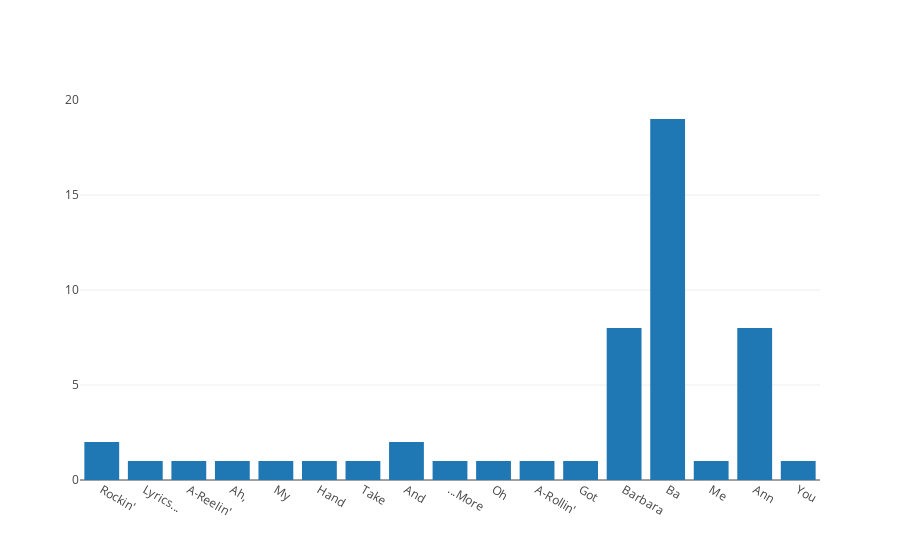

This figure's notebook cell:
### Code cell
trace = {'type': 'bar', 'x': list(unique_words), 'y': list(word_histogram.values())}
 
plotly.offline.iplot({'data': [trace]})

### Figure 1 — Plotly figure (JSON) as saved in the notebook; plotly's stock layout.template omitted (floating-point values rounded to 4 significant figures)
{"data": [{"type": "bar", "uid": "0642a4c2-91f1-11e9-8773-e5ac75e96a85", "x": ["Rockin'", "Lyrics...", "A-Reelin'", "Ah,", "My", "Hand", "Take", "And", "...More", "Oh", "A-Rollin'", "Got", "Barbara", "Ba", "Me", "Ann", "You"], "y": [2, 1, 1, 1, 1, 1, 1, 2, 1, 1, 1, 1, 8, 19, 1, 8, 1]}], "layout": {}}
